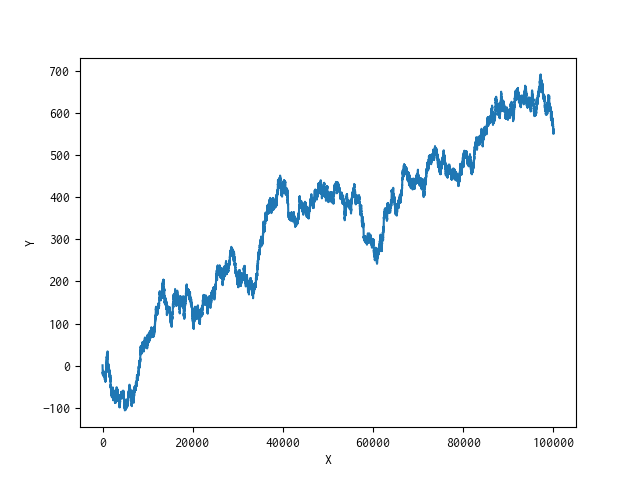

This figure's Python source:
import matplotlib.pyplot as plt
import random

def transformation_1(p):
    x = p[0]
    y = p[1]
    return x + 1, y - 1

def transformation_2(p):
    x = p[0]
    y = p[1]
    return x + 1, y + 1

def transform(p):
    transformations = [transformation_1, transformation_2]
    t = random.choice(transformations)
    x, y = t(p)
    return x, y

def build_trajectory(p, n):
    x = [p[0]]
    y = [p[1]]
    for i in range(n):
        p = transform(p)
        x.append(p[0])
        y.append(p[1])
    return x, y

if __name__ == '__main__':
    p = (1, 1)
    n = int(input('Enter number : '))
    x, y = build_trajectory(p, n)
    plt.plot(x, y)
    plt.xlabel('X')
    plt.ylabel('Y')
    plt.savefig('equally_probable.png')
